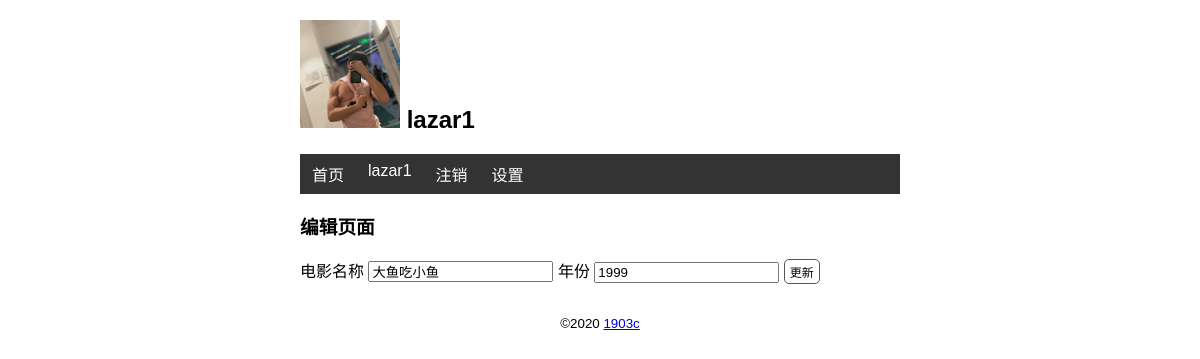
The app's page /movie/edit/2 (signed in) with its own data.
### app.py (models this page shows, shortened)
class User(db.Model,UserMixin):
    id = db.Column(db.Integer,primary_key =True)
    name = db.Column(db.String(20))
    username = db.Column(db.String(20))
    password_hash = db.Column(db.String(128))

class Movie(db.Model):
    id = db.Column(db.Integer,primary_key=True)
    title = db.Column(db.String(60))
    year = db.Column(db.String(4))

### app.py (the view, shortened to what this page needs)
@app.route('/movie/edit/<int:movie_id>',methods=["GET","POST"])
@login_required
def edit(movie_id):
    movie = Movie.query.get_or_404(movie_id)
    return render_template('edit.html',movie=movie)

### app.py (called while the page is built)
@login_manager.user_loader
def load_user(user_id):    #这个是在创建用户的加载  回调函数接受用户ID作为阐述
    user = User.query.get(user_id)
    return user

@app.context_processor
def common_user():
    user = User.query.first()
    return dict(name=user)

### templates/edit.html
{% extends 'bass.html' %}
{% block content %}
<h3>编辑页面</h3>
<form action="" method="post">
    电影名称 <input type="text" name="title" autocomplete="off" value="{{ movie.title }}" required>
    年份 <input type="text" name="year" autocomplete="off" value="{{ movie.year }}" required>
    <input class="btn" type="submit" value="更新">
</form>
{% endblock %}

### templates/bass.html (shortened to what this page needs)
<!DOCTYPE html>
<html lang="zh">
<head>
    {%block head%}
    <link rel="stylesheet" href="{{url_for('static',filename='css/index.css')}}">
    {%endblock%}
</head>
<body>
<h2>
    <img src="{{url_for('static',filename='img/lazar.jpg')}}" alt="头像" class="avatar">
    {{name.name}}
</h2>
<nav>
    <ul>
        <li>
            <a href="{{url_for('index1')}}">首页</a>
        </li>
        {%if not current_user.is_authenticated %}
        <li>
            <a href="{{url_for('login')}}">登录</a>
        </li>
        {%else%}
        <li>
            <a href="#">{{current_user.name}}</a>
        </li>
        {%endif%}
        {%if current_user.is_authenticated %}
        <li>
            <a href="{{url_for('logout')}}">注销</a>
        </li>
        <li>
            <a href="{{url_for('settings')}}">设置</a>
        </li>
        {%endif%}
    </ul>
</nav>
{%block content%}
{%endblock%}
    <footer>
        <small>&copy;2020   <a href="#">1903c</a></small>
    </footer>
</body>
</html>

### static/css/index.css (style rules this page uses)
body { margin: 0 auto; max-width: 600px; font-size: 16px; font-family: Arial, Helvetica, sans-serif; }
.avatar { width: 100px; }
footer { color: #000; margin-top: 20px; text-align: center; padding: 10px; }
nav ul { list-style-type: none; margin: 0; padding: 0; overflow: hidden; background-color: #333333; }
nav ul li { float: left; }
nav ul li a { display: block; color: white; text-align: center; padding: 8px 12px; text-decoration: none; }
.btn { font-size: 12px; padding: 3px 5px; text-decoration: none; cursor: pointer; background-color: white; color: black; border: 1px solid #555555; border-radius: 5px; }

### records on screen
User: name "lazar1"
Movie: title "大鱼吃小鱼", year "1999"
